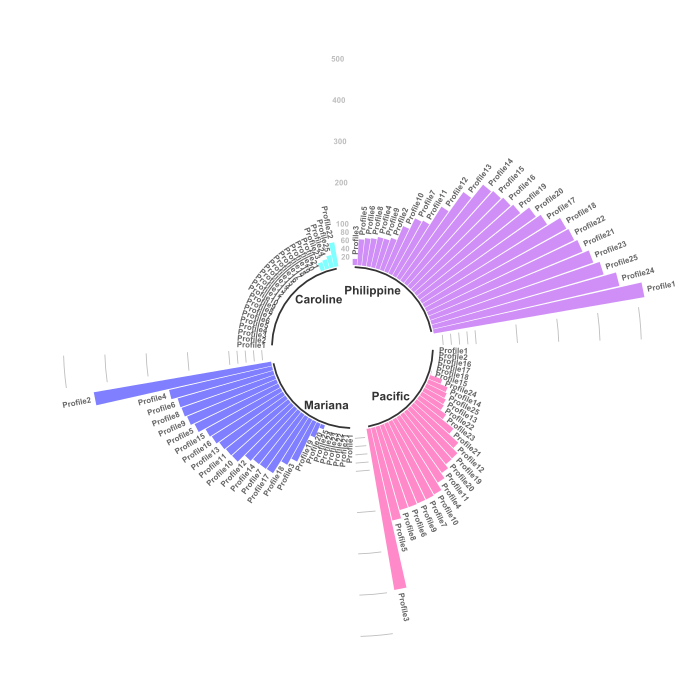

R code for this plot:
# Круговая диаграмма пакетом tidyverse // Circular Barplot 

# ЧАСТЬ-1. готовим датафрейм. 
	# шаг-1. вчитываем таблицу с данными. делаем из нее исходный датафрейм. чистим датафрейм от NA
MDepths <- read.csv("Morphology.csv", header=TRUE, sep = ",")
MDF <- na.omit(MDepths) 
row.has.na <- apply(MDF, 1, function(x){any(is.na(x))}) 
sum(row.has.na) 
head(MDF)
	# шаг-2. сшиваем группы категорий по классам (здесь: тектоника, глубины, углы)
MDFt = melt(setDT(MDF), measure = patterns("^plate"), value.name = c("tectonics"))
head(MDFt)

library(tidyverse)
	# шаг-3 создаем короткий датафрейм всего из 3 значений (value - длина лепестка круга)
data<- data.frame(
	id = MDFt$profile, # номера как факторное значение, т.е. просто перечисление, здесь 1:25
	individual = paste("Profile", seq(1,25), sep=""),
	group = MDFt$variable, # здесь: 4 тектон. плиты
	value = MDFt$tectonics) # здесь: значение толщины мор. отложений (длина лепестка круга) 
levels(MDFt$variable) = c("Philippine" , "Pacific", "Mariana", "Caroline") # прописываем названия 4 плит чтобы отображались на оси X

# Order data: 
data = data %>% arrange(group, value)

	# шаг-4 делаем пустую колонку чтобы было расстояние между группами /Set a number of 'empty bar' to add at the end of each group
empty_bar=3
to_add = data.frame( matrix(NA, empty_bar*nlevels(data$group), ncol(data)))
colnames(to_add) = colnames(data)
to_add$group=rep(levels(data$group), each=empty_bar)
data=rbind(data, to_add)
data=data %>% arrange(group)
data$id=seq(1, nrow(data))

# ЧАСТЬ-2. 
	# шаг-5 создаем ярлычки-лейблы для каждого лепестка круга - из датафрейма берем информацию для ярлыков // Get the name and the y position of each label
label_data = data 	
number_of_bar=nrow(label_data) # шаг-4 подсчитываем углы calculate the ANGLE of the labels 
angle = 90 - 360 * (label_data$id-0.5) /number_of_bar     # I substract 0.5 because the letter must have the angle of the center of the bars. Not extreme right(1) or extreme left (0)
label_data$hjust<-ifelse(angle < -90, 1, 0) # распределяем ярлычки справа-слева 	
label_data$angle<-ifelse(angle < -90, angle+180, angle) # переворачиваем ярлычки при переходе через 180 гр. // flip angle BY to make them readable 

# ЧАСТЬ-3 теперь рисуем сам круг. 
	# шаг-6. prepare a data frame for base lines
base_data=data %>% 
  	group_by(group) %>% 
  	summarize(start=min(id), end=max(id) - empty_bar) %>% 
  	rowwise() %>% 
  	mutate(title=mean(c(start, end)))

	# шаг-7. prepare a data frame for grid (scales)
grid_data = base_data
grid_data$end = grid_data$end[ c( nrow(grid_data), 1:nrow(grid_data)-1)] + 1
grid_data$start = grid_data$start - 1
grid_data=grid_data[-1,]
	 
	# шаг-8. 
p <- ggplot(data, aes(x = as.factor(id), y = value, fill = group)) +
	geom_bar(aes(x = as.factor(id), y = value, fill = group), stat="identity", alpha=0.5) +	
#	scale_fill_distiller(palette = "Set1") +
  	scale_fill_manual(values = c("purple", "deeppink", "blue", "cyan")) +

	# шаг-9. Add a val=100/75/50/25 lines to make sure barplots are OVER it.
# здесь: чертим насечки масштаба в пустых полях между лепестками здесь от 25-100, далее до 500 через 100.
	geom_segment(data=grid_data, aes(x = end, y = 500, xend = start, yend = 500), colour = "grey", alpha=1, size=0.3 , inherit.aes = FALSE ) + 
	geom_segment(data=grid_data, aes(x = end, y = 400, xend = start, yend = 400), colour = "grey", alpha=1, size=0.3 , inherit.aes = FALSE ) +
	geom_segment(data=grid_data, aes(x = end, y = 300, xend = start, yend = 300), colour = "grey", alpha=1, size=0.3 , inherit.aes = FALSE ) +
	geom_segment(data=grid_data, aes(x = end, y = 200, xend = start, yend = 200), colour = "grey", alpha=1, size=0.3 , inherit.aes = FALSE ) +
	geom_segment(data=grid_data, aes(x = end, y = 100, xend = start, yend = 100), colour = "grey", alpha=1, size=0.3 , inherit.aes = FALSE ) +
	geom_segment(data=grid_data, aes(x = end, y = 80, xend = start, yend = 80), colour = "grey", alpha=1, size=0.3 , inherit.aes = FALSE ) +
	geom_segment(data=grid_data, aes(x = end, y = 60, xend = start, yend = 60), colour = "grey", alpha=1, size=0.3 , inherit.aes = FALSE ) +
	geom_segment(data=grid_data, aes(x = end, y = 40, xend = start, yend = 40), colour = "grey", alpha=1, size=0.3 , inherit.aes = FALSE ) +
	geom_segment(data=grid_data, aes(x = end, y = 20, xend = start, yend = 20), colour = "grey", alpha=1, size=0.3 , inherit.aes = FALSE ) +

	# шаг-10. добавляем аннотации насечек масштаба в одной из колонок Add text showing the value of each 100/75/50/25 lines
	annotate("text", x = rep(max(data$id),9), y = c(20, 40, 60, 80, 100, 200, 300, 400, 500), label = c("20", "40", "60", "80", "100", "200", "300", "400", "500") , color="grey", size = 2 , angle=0, fontface="bold", hjust=1) +	
	ylim(-200,550) + # ylim задает 2 диаметра круга - внешний и внутренний. 
# здесь: ylim у меня 550, т.к. все значения тектоники не превышают 550 (т.е. внешний круг) 
# значение -50 - диаметр внутреннего кружка. здесь у меня -50.
	#theme_minimal() +  
  theme(
    legend.position = "none",
    axis.text = element_blank(),
    axis.title = element_blank(),
	plot.title = element_text(margin = margin(t = 0, r = 0, b = 0, l = 0), size = 10, face = "bold"),
    plot.margin = unit(rep(-1,4), "cm") 
  ) +
	coord_polar() + 
	geom_text(data = label_data, aes(x = id, y = value+10, label = individual, hjust=hjust), color="black", fontface="bold",alpha=0.6, size=2.0, angle= label_data$angle, inherit.aes = FALSE ) +
  # Add base line information
	geom_segment(data = base_data, aes(x = start, y = -5, xend = end, yend = -5), colour = "black", alpha=0.8, size=0.6 , inherit.aes = FALSE )  +
	geom_text(data = base_data, aes(x = title, y = -18, label = group), hjust=c(1,1,0,0), colour = "black", alpha=0.8, size=3, fontface="bold", inherit.aes = FALSE)
p
